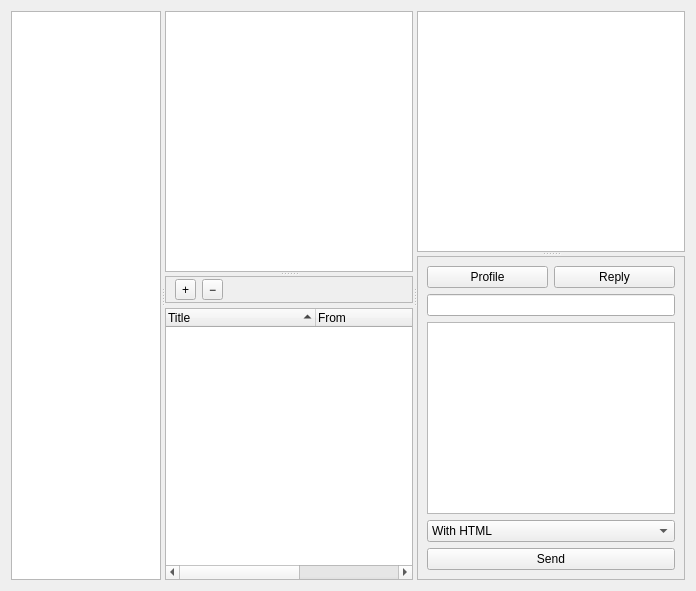
<?xml version="1.0" encoding="UTF-8"?>
<ui version="4.0">
  <class>MessagesManager</class>
 <widget class="QWidget" name="MessagesManager">
  <property name="geometry">
   <rect>
    <x>0</x>
    <y>0</y>
    <width>696</width>
    <height>591</height>
   </rect>
  </property>
  <property name="windowTitle">
   <string/>
  </property>
  <layout class="QVBoxLayout" name="verticalLayout_2">
   <item>
    <widget class="QSplitter" name="splitter_4">
     <property name="orientation">
      <enum>Qt::Horizontal</enum>
     </property>
     <widget class="QListWidget" name="backendsList">
      <property name="sizePolicy">
       <sizepolicy hsizetype="Fixed" vsizetype="Maximum">
        <horstretch>0</horstretch>
        <verstretch>0</verstretch>
       </sizepolicy>
      </property>
      <property name="maximumSize">
       <size>
        <width>150</width>
        <height>16777215</height>
       </size>
      </property>
     </widget>
     <widget class="QSplitter" name="splitter_3">
      <property name="orientation">
       <enum>Qt::Horizontal</enum>
      </property>
      <widget class="QSplitter" name="splitter">
       <property name="orientation">
        <enum>Qt::Vertical</enum>
       </property>
       <widget class="QListWidget" name="threadsList">
        <property name="sizePolicy">
         <sizepolicy hsizetype="Maximum" vsizetype="Maximum">
          <horstretch>0</horstretch>
          <verstretch>0</verstretch>
         </sizepolicy>
        </property>
       </widget>
       <widget class="QWidget" name="widget" native="true">
        <layout class="QVBoxLayout" name="verticalLayout_3">
         <property name="spacing">
          <number>5</number>
         </property>
         <property name="margin">
          <number>0</number>
         </property>
         <item>
          <widget class="QFrame" name="frame">
           <property name="frameShape">
            <enum>QFrame::StyledPanel</enum>
           </property>
           <property name="frameShadow">
            <enum>QFrame::Raised</enum>
           </property>
           <layout class="QHBoxLayout" name="horizontalLayout">
            <property name="leftMargin">
             <number>9</number>
            </property>
            <property name="topMargin">
             <number>2</number>
            </property>
            <property name="rightMargin">
             <number>9</number>
            </property>
            <property name="bottomMargin">
             <number>2</number>
            </property>
            <item>
             <widget class="QToolButton" name="expandButton">
              <property name="sizePolicy">
               <sizepolicy hsizetype="Minimum" vsizetype="Fixed">
                <horstretch>0</horstretch>
                <verstretch>0</verstretch>
               </sizepolicy>
              </property>
              <property name="text">
               <string>+</string>
              </property>
             </widget>
            </item>
            <item>
             <widget class="QToolButton" name="collapseButton">
              <property name="sizePolicy">
               <sizepolicy hsizetype="Minimum" vsizetype="Fixed">
                <horstretch>0</horstretch>
                <verstretch>0</verstretch>
               </sizepolicy>
              </property>
              <property name="text">
               <string>−</string>
              </property>
             </widget>
            </item>
            <item>
             <spacer name="horizontalSpacer">
              <property name="orientation">
               <enum>Qt::Horizontal</enum>
              </property>
              <property name="sizeHint" stdset="0">
               <size>
                <width>40</width>
                <height>20</height>
               </size>
              </property>
             </spacer>
            </item>
           </layout>
          </widget>
         </item>
         <item>
          <widget class="QTreeWidget" name="messagesTree">
           <property name="editTriggers">
            <set>QAbstractItemView::NoEditTriggers</set>
           </property>
           <property name="tabKeyNavigation">
            <bool>true</bool>
           </property>
           <property name="sortingEnabled">
            <bool>true</bool>
           </property>
           <property name="animated">
            <bool>true</bool>
           </property>
           <property name="allColumnsShowFocus">
            <bool>true</bool>
           </property>
           <attribute name="headerDefaultSectionSize">
            <number>150</number>
           </attribute>
           <attribute name="headerShowSortIndicator" stdset="0">
            <bool>true</bool>
           </attribute>
           <column>
            <property name="text">
             <string>Title</string>
            </property>
           </column>
           <column>
            <property name="text">
             <string>From</string>
            </property>
           </column>
           <column>
            <property name="text">
             <string>Date</string>
            </property>
           </column>
          </widget>
         </item>
        </layout>
       </widget>
      </widget>
      <widget class="QSplitter" name="messageSplitter">
       <property name="orientation">
        <enum>Qt::Vertical</enum>
       </property>
       <widget class="QTextEdit" name="messageBody">
        <property name="sizePolicy">
         <sizepolicy hsizetype="Expanding" vsizetype="Minimum">
          <horstretch>0</horstretch>
          <verstretch>5</verstretch>
         </sizepolicy>
        </property>
        <property name="readOnly">
         <bool>true</bool>
        </property>
        <property name="textInteractionFlags">
         <set>Qt::LinksAccessibleByKeyboard|Qt::LinksAccessibleByMouse|Qt::TextBrowserInteraction|Qt::TextSelectableByKeyboard|Qt::TextSelectableByMouse</set>
        </property>
       </widget>
       <widget class="QFrame" name="frame_2">
        <property name="frameShape">
         <enum>QFrame::StyledPanel</enum>
        </property>
        <property name="frameShadow">
         <enum>QFrame::Raised</enum>
        </property>
        <layout class="QVBoxLayout" name="verticalLayout">
         <item>
          <layout class="QHBoxLayout" name="horizontalLayout_2">
           <item>
            <widget class="QPushButton" name="profileButton">
             <property name="text">
              <string>Profile</string>
             </property>
            </widget>
           </item>
           <item>
            <widget class="QPushButton" name="replyButton">
             <property name="text">
              <string>Reply</string>
             </property>
            </widget>
           </item>
          </layout>
         </item>
         <item>
          <widget class="QWidget" name="replyWidget" native="true">
           <layout class="QVBoxLayout" name="verticalLayout_5">
            <property name="margin">
             <number>0</number>
            </property>
            <item>
             <widget class="QLineEdit" name="titleEdit"/>
            </item>
            <item>
             <widget class="QTextEdit" name="replyEdit"/>
            </item>
            <item>
             <widget class="QComboBox" name="htmlBox">
              <item>
               <property name="text">
                <string>With HTML</string>
               </property>
              </item>
              <item>
               <property name="text">
                <string>Without HTML</string>
               </property>
              </item>
             </widget>
            </item>
            <item>
             <widget class="QPushButton" name="sendButton">
              <property name="text">
               <string>Send</string>
              </property>
             </widget>
            </item>
           </layout>
          </widget>
         </item>
        </layout>
       </widget>
      </widget>
     </widget>
    </widget>
   </item>
  </layout>
 </widget>
 <resources/>
 <connections>
  <connection>
   <sender>expandButton</sender>
   <signal>clicked()</signal>
   <receiver>messagesTree</receiver>
   <slot>expandAll()</slot>
   <hints>
    <hint type="sourcelabel">
     <x>733</x>
     <y>31</y>
    </hint>
    <hint type="destinationlabel">
     <x>527</x>
     <y>150</y>
    </hint>
   </hints>
  </connection>
  <connection>
   <sender>collapseButton</sender>
   <signal>clicked()</signal>
   <receiver>messagesTree</receiver>
   <slot>collapseAll()</slot>
   <hints>
    <hint type="sourcelabel">
     <x>733</x>
     <y>60</y>
    </hint>
    <hint type="destinationlabel">
     <x>527</x>
     <y>150</y>
    </hint>
   </hints>
  </connection>
 </connections>
</ui>
